Frame 1 (no input): blank canvas, image omitted
Frame 60 (the mouse pressed at the canvas centre just before this capture): blank canvas, image omitted
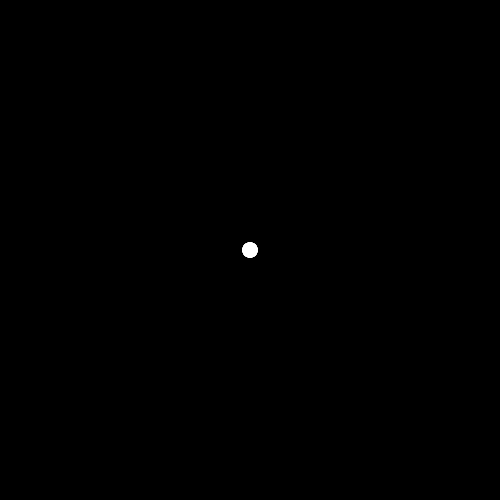
Frame 120 (the mouse held since frame 60 and released just before this capture)

The Processing sketch whose frames 1 and 60 were blank and that drew this single picture after the mouse press (run headless with seeded random() and noise(); from frame 60 on, the mouse is pressed at the canvas centre):

// Processing sketch: disapearing_line
// ── disapearing_line.pde
ArrayList shapes;
int back = 0;
int t = 1;
float r = 255;
float g = 255;
float b = 255;
void setup(){
  size(500,500);
  frameRate(300);
  shapes = new ArrayList();
}

void draw(){
  background(back);
    shapes.add(new Shape());
  for (int i=0; i<shapes.size(); i++) {
    Shape s = (Shape) shapes.get(i);
    s.run();
    if (s.opacity < 0){
    shapes.remove(i);
    }
  }
}

class Shape{
  float sSize;
  float xPosition;
  float yPosition;
  float opacity;


  Shape() {
    xPosition = mouseX;
    yPosition = mouseY;
    sSize = 15;
    opacity = 255;
  }
  
  void run(){
    opacity -= 6;
    
    noStroke();
    fill(r+100,g+100,b+100,opacity);
    ellipse(xPosition, yPosition, sSize, sSize);
  }
}

void keyPressed(){
  if(key == 'b'||key == 'B'){
    if (t == 1){
    back = 255;
    }
    if ( t == -1){
      back = 0;
    }
    t = t * -1;
  }
  if (key == ' '){
    r = random(255);
    g = random(255);
    b = random(255);
  }
}
